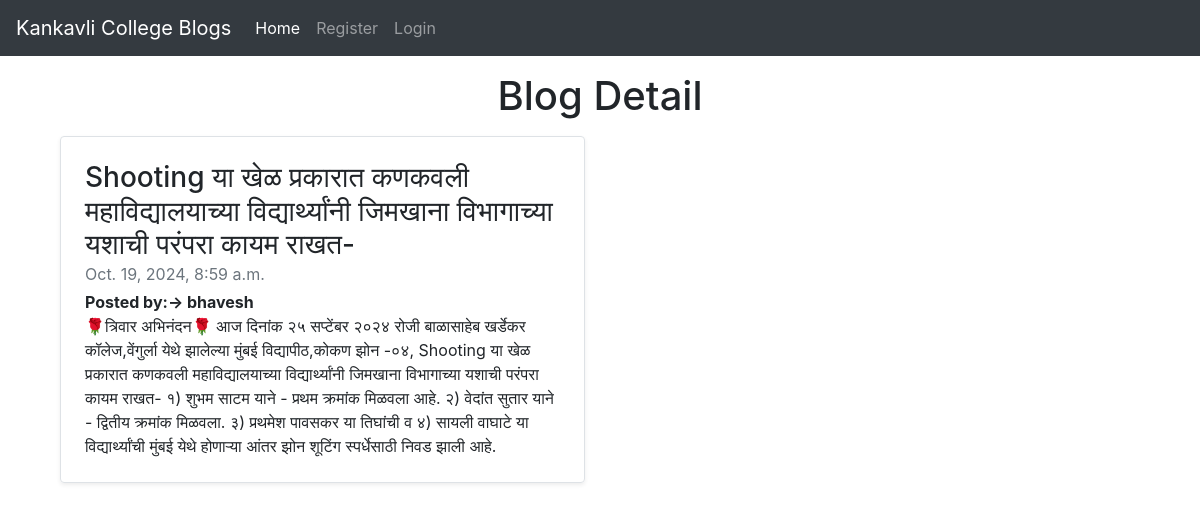
Screenshot of /blog_detail/8 with the database file from the repository.
### myapp1/models.py (models this page shows, shortened)
class Blog(models.Model):
    user_id = models.ForeignKey(User, on_delete=models.CASCADE)
    title = models.CharField(max_length=150)
    dsc = models.TextField()
    Img = models.ImageField(upload_to='images/', blank=True, null=True)
    date = models.DateTimeField(auto_now_add=True, null=True)

### myapp1/views.py (the view)
# urls.py: path('blog_detail/<int:id>',views.blog_detail,name='blog_detail'),
def blog_detail(request, id):
    blog = Blog.objects.get(id=id)
    context = {'blog': blog}
    return render(request, 'blog_detail.html', context)

### templates/blog_detail.html (shortened to what this page needs)
<!doctype html>
<html lang="en">
  <head>
    <link rel="stylesheet" href="https://stackpath.bootstrapcdn.com/bootstrap/4.5.2/css/bootstrap.min.css">
  </head>
  <body>
  <nav class="navbar navbar-expand-lg navbar-dark bg-dark">
  <a class="navbar-brand" href="#">Kankavli College Blogs</a>
  <div class="collapse navbar-collapse" id="navbarSupportedContent">
    <ul class="navbar-nav mr-auto">
      <li class="nav-item active">
        <a class="nav-link" href="/">Home <span class="sr-only">(current)</span></a>
      </li>
      {% if user.is_authenticated %}
      <li class="nav-item">
        <a class="nav-link" href="/">{{request.user}}</a>
      </li>
      <li class="nav-item">
        <a class="nav-link" href="/post_blog">Post Blog</a>
      </li>
      <li class="nav-item">
        <a class="nav-link" href="/logout">Logout</a>
      </li>
      {% if user.id == blog.user_id_id %}
      <li class="nav-item">
        <a class="nav-link btn btn-success " href="/edit/{{blog.id}}">Edit</a>
      </li>
      <li class="nav-item">
        <a class="nav-link btn btn-danger mx-3" href="/delete/{{blog.id}}">Delete</a>
      </li>
      {% endif %}
      {% else %}
      <li class="nav-item">
        <a class="nav-link" href="/register">Register</a>
      </li>
      <li class="nav-item">
        <a class="nav-link" href="/login">Login</a>
      </li>
      {% endif %}
    </ul>
  </div>
</nav>
  <div class="container">
<h1 class='text-center my-3'>Blog Detail</h1>
    <div class="col-md-6 my-3">
      <div class="row no-gutters border rounded overflow-hidden flex-md-row mb-4 shadow-sm h-md-250 position-relative">
        <div class="col p-4 d-flex flex-column position-static">
          <h3 class="mb-0">{{blog.title}}</h3>
          <div class="mb-1 text-muted">{{blog.date}}</div>
          <b>Posted by:-> {{blog.user_id.username}}</b>
          <p class="card-text mb-auto">{{blog.dsc}}</p>
        </div>
      </div>
    </div>
</div>
  </body>
</html>

### rows the page displays
Blog: title "Shooting या खेळ प्रकारात कणकवली महाविद्यालयाच्या विद्यार्थ्यांनी जिमखाना विभागाच्या यशाची परंपरा कायम राखत-", date "Oct. 19, 2024, 8:59 a.m.", user_id.username "bhavesh", dsc "🌹त्रिवार अभिनंदन🌹 आज दिनांक २५ सप्टेंबर २०२४ रोजी बाळासाहेब खर्डेकर कॉलेज,वेंगुर्ला येथे झालेल्या मुंबई विद्यापीठ,कोकण झोन -०४, Shooting या खेळ प्रकारात कणकवली महाविद्यालयाच्या विद्यार्थ्यांनी जिमखाना विभागाच्या यशाची परंपरा कायम राखत- १) शुभम साटम याने - प्रथम क्रमांक मिळवला आहे. २) वेदांत सुतार याने - द्वितीय क्रमांक मिळवला. ३) प्रथमेश पावसकर या तिघांची व ४) सायली वाघाटे या विद्यार्थ्यांची मुंबई येथे होणाऱ्या आंतर झोन शूटिंग स्पर्धेसाठी निवड झाली आहे."
